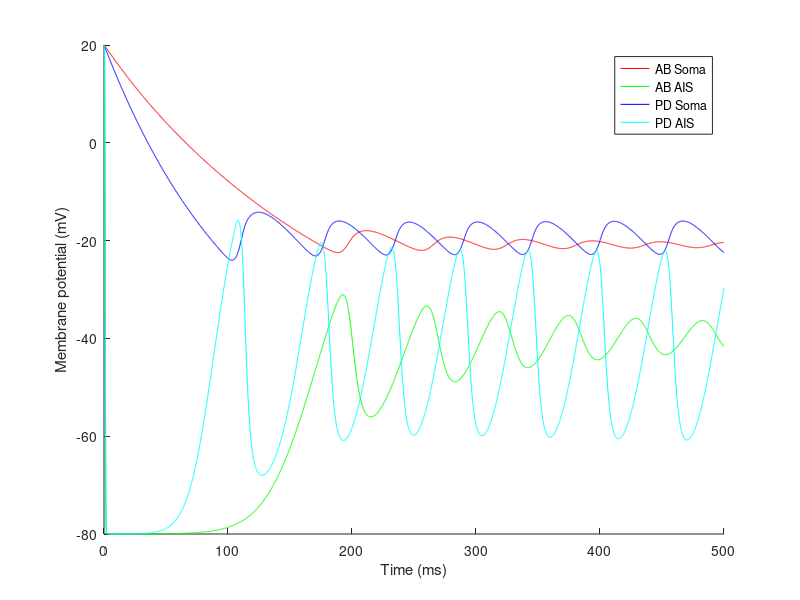

Source code (MATLAB):
% This model is based on Soto-Trevino et all 2005 and adds Q10's.

% TODO
%   Add Q10s
%   Check signs on all currents - DONE
%   Add RK4 integration


function model()
    tic
    AB = 1; % Enumerate cell types.
    PD = 2;
    Soma = 1; % Enumerate compartments.
    AIS  = 2; % (Axon initial segment.)
    
    % Model parameters %
    dt                  = 0.1*10^-3;  % [s] Time step
    I_inj               = [0 0];       % [Amp] Current injection [AB_soma PD_soma]
    sim_length          = 0.5;         % [s] Simulation length
    num_neurons         = 2;           % Number of neurons
    num_channels        = 10;          % Number of ion channel types.
    num_compartments    = 2;           % Number of compartments per neuron. Compartment 1 is soma. Compartment 2 is spike initiation zone.
%     g_gap               = 0.75*10^-6; % [S] Conductance between the soma of the two neurons.
%     neurons(AB).g_axial = 0.3 *10^-6; % [S] Conductance between the two compartments of the AB neuron.
%     neurons(PD).g_axial = 1.05*10^-6; % [S] Conductance between the two compartments of the PD neuron.

    % Testing with no connections between compartments.
     g_gap               = 0;     % [S] Conductance between the soma of the two neurons.
     neurons(AB).g_axial = 0;     % [S] Conductance between the two compartments of the AB neuron.
     neurons(PD).g_axial = 0;     % [S] Conductance between the two compartments of the PD neuron.    
    
    neurons(AB).compartments(AIS).C  =  1.5*10^-9; % [F] Capacitance of each compartment.
    neurons(AB).compartments(Soma).C =  9.0*10^-9; % [F]
    neurons(PD).compartments(AIS).C  =  6.0*10^-9; % [F]
    neurons(PD).compartments(Soma).C = 12.0*10^-9; % [F]
    
    % Constants for Ca++ dynamics
    R = 8.31447215;  % [J/mol/K] Ideal gas constant
    T = 273.15 + 18; % [Kelvin]  Temperature
    z = +2;          % Charge of Ca++.
    F = 96485.3399;  % [C/mol] Faraday's constant
    Ca_out             = 13000*10^-6; % [M]
    Ca_steady_state    = 0.5*10^-6;   % [M]
    neurons(AB).tau_Ca = 0.303;       % [s]
    neurons(PD).tau_Ca = 0.300;       % [s]
    neurons(AB).F_Ca   = 0.418*10^3;  % [M/A]
    neurons(PD).F_Ca   = 0.515*10^3;  % [M/A]

    % Reversal potentials.
    E_Na   =  50; % [mV] 
    E_K    = -80;
    E_Ca   =   0; % (Placeholder. Nernst calculation later.)
    E_Nap  =  50;
    E_H    = -20;
    E_KCa  = -80;
    E_A    = -80;
    E_proc =   0;
    E_all = [E_Na E_K E_Ca E_Ca E_Nap E_H E_K E_KCa E_A E_proc]*10^-3; % [V] Store reversal potentials in vector which matches the channel vector. (Ca values are placeholders.)

    % Maximal conductances
    %      Channels are:
    %      (AIS)  NA   K     (soma) CaT   CaS nap   H      K       KCa     A      proc   
    g_max_all = [ 300  52.5         55.2  9   2.7   0.054  1890    6000    200    570; ...       % AB % [S] Conductance values for all (non-leak) channels.
                 1100  150          22.5  60  4.38  0.219  1576.8  251.85  39.42  0   ]*10^-6;   % PD

             
%    g_max_all = [0 0         0 0 0 0 0 0 0 0; 0 0          0 0 0 0 0 0 0 0 ];
    %g_max_all = [300 52.5    0 0 0 0 0 0 0 0; 1100 150     0 0 0 0 0 0 0 0 ]*10^-6; % Just turn on AIS conductances.
    
    % Just turn on soma conductances.
%     g_max_all = [ 0  0          55.2  9   2.7   0.054  1890    6000    200    570; ...       % AB % [S] Conductance values for all (non-leak) channels.
%                   0  0          22.5  60  4.38  0.219  1576.8  251.85  39.42  0   ]*10^-6;   % PD    

         % Channel  Na  K(AIS)  CaT  CaS  nap  h   K(soma) KCa  A   proc
    a_exponents = [ 3   4       3    3    3    1   4       4    3   1     ; ... % AB
                    3   4       3    3    3    1   4       4    4   1    ];    % PD
    b_exponents = [ 1   0       1    0    1    0   0       0    1   0    ];    % Both AB and PD    
    
    % Leak conductances
    %              Soma  AIS
	g_leaks   = [  0.045 0.0018;   ...     % AB % [S] Leak conductances [AB-soma, AB-AIS; PD-soma PD-AIS] (Note: Compartment order different than for g_max_all.)
                   0.105 0.00081 ]*10^-6;  % PD
               
    % Leak reversal potentials
    %              Soma  AIS
    E_leak     = [ -50   -60;  ...         % AB [V]
                   -55   -55  ] * 10^-3;   % PD
    
    % Starting conditions
    starting_voltage = +20*10^-3; % [V] 
    for neuron = 1:num_neurons
        for compartment = 1:num_compartments 
            neurons(neuron).compartments(compartment).voltage = starting_voltage; 
        end
        neurons(neuron).Ca = Ca_steady_state; % Ca++ concentration in soma. (Axon lacks Ca++ gated or permiable channels.)
        for channel = 1:num_channels
            neurons(neuron).channels(channel).m = 0; % Begin with all channels closed.
            neurons(neuron).channels(channel).h = 0;
        end
    end
        

    % History variables
    V_hist = zeros(num_neurons, num_compartments, ceil(sim_length/dt));
    %I_hist = zeros(num_neurons, num_channels+1,     ceil(sim_length/dt)); % +1 is for leak channel.
    global Na K_AIS CaT CaS nap H K_soma KCa A proc Leak_AIS Leak_soma
    Na=1; K_AIS=2; CaT=3; CaS=4; nap=5; H=6; K_soma=7; KCa=8; A=9; proc=10;Leak_AIS=11;Leak_soma=12; % Enumeration of all the currents.
    time_step = 1;
    
    %%%%%%%%%%%%%%%%%
    %   Main Loop   %
    %%%%%%%%%%%%%%%%%
    tic
    for sim_time = dt:dt:sim_length

        disp('xxxxxxxxxxxxxxxxxxxxxxxxxxxxxxxxxxxxxxxxxxxxxxxxxxxxxxxxxxxxxxxxxxxxxxxxxxxxxxxxxxxxxxxxxxx')

        %%%%%%%%%%%%%%%%%%%%%%%%%%%%%%%%%%%%%%%%%%%%%%
        % Find channel activation and inactivations  %
        %%%%%%%%%%%%%%%%%%%%%%%%%%%%%%%%%%%%%%%%%%%%%%
        for neuron = 1:num_neurons
            Ca = neurons(neuron).Ca;
            for channel = 1:num_channels
                if channel <= 2, compartment = Soma; else compartment = AIS; end % First two channels are in axon initial segment.
                V = neurons(neuron).compartments(compartment).voltage; % [V]
                [m h] = get_channel_state(neuron, channel, V, Ca, neurons(neuron).channels(channel).m, neurons(neuron).channels(channel).h, dt);
                neurons(neuron).channels(channel).m = m;
                neurons(neuron).channels(channel).h = h;
            end
        end
        
        %%%%%%%%%%%%%%%%%%%%%%%%%%%%%%%%%%%
        % Calculate channel conductances  %
        %%%%%%%%%%%%%%%%%%%%%%%%%%%%%%%%%%%

        % Find channel conductances
        for neuron = 1:num_neurons
            % Find Ca reversal potential via Nernst equation.
            Ca_in = neurons(neuron).Ca;
            E_Ca = R*T/(z*F)*log(Ca_out/Ca_in);
            E_all(3) = 0; %%%%%%%%%%% TESTING E_Ca; % Set reversal values for Ca++. 
            E_all(4) = 0; %%%%%%%%%%% TESTING E_Ca;
            
            for channel = 1:num_channels
                m = neurons(neuron).channels(channel).m;
                h = neurons(neuron).channels(channel).h;
                g_max = g_max_all(neuron, channel); 
                
                a = a_exponents(neuron, channel);
                b = b_exponents(channel);
                
                g_channel = g_max * m^a * h^b;
                g_channels(neuron, channel) = g_channel;

                if ((g_channel ~= abs(g_channel) && -g_channel ~= abs(g_channel)) || (g_channel < 0) ) % Testing for imaginary or negative component.
                    disp ('Imaginary or negative conductance. Stopping.'); STOP
                end                
            end
        end
        

        %%%%%%%%%%%%%%%%%%%%%%%%%%%%%%%%%%%%%%%%
        % Find new voltage of each compartment %      
        %%%%%%%%%%%%%%%%%%%%%%%%%%%%%%%%%%%%%%%% 

        % Find coupling current
        dV_neurons = neurons(PD).compartments(Soma).voltage - neurons(AB).compartments(Soma).voltage;
        coupling_current =  dV_neurons * g_gap; % NOTE: *Positive* current if PD is at higher potential. (Current flows into cell AB.)
        
        % Find currents within each neuron
        for neuron = 1:num_neurons
            disp('..................Starting new neuron')
            % Sum the currents for each compartment
            dV_axial = neurons(neuron).compartments(Soma).voltage - neurons(neuron).compartments(AIS).voltage; % NOTE: Positive for current flowing into AIS from soma.
            axial_current   = dV_axial * neurons(neuron).g_axial;
            if axial_current ~= 0, STOP; end %%%%% TESTING uncoupled compartments should have no axial current.
            coupling_current_direction = ((neuron==1)*2 -1); % +1 for cell 1. -1 for cell 2.
    
            I_weighted_sum    = zeros(1, num_compartments); % Sum of single steady state channel currents gives weighted sum of their contributions at steady state.
            current_sum       = zeros(1, num_compartments); % Sum of all currents     (active, leak, axial, gap and applied).
            conductance_sum   = zeros(1, num_compartments); % Sum of all conductances (active, leak, axial and gap)
            
            for compartment = 1:num_compartments
                disp ('----------------------------Starting new compartment')                
%                V = neurons(neuron).compartments(compartment).voltage;
                if compartment == AIS, channels = 1:2; else channels = 3:num_channels; end
                for channel = channels % Iterate through the set of channels.
                disp('+++++++++Starting new channel')
                if channel<4 %%%%%%%%%% TESTING

                     channel_current = g_channels(neuron, channel)* (E_all(channel) -V);
%                     if (channel ==3 || channel == 4) % Record Ca++ channel currents (CaT and CaS) for later use in finding new [Ca++].
%                         neurons(neuron).channels(channel).I = channel_current;
%                     end
                    %I_hist(neuron, channel, time_step) =  channel_current;
                    current_sum(compartment) = current_sum(compartment) + channel_current; 
                    I_weight     = g_channels(neuron, channel)*  E_all(channel); % Single channel current weight.
                    I_weighted_sum(compartment)  = I_weighted_sum(compartment)  + I_weight;
                    if channel <4   %%%%%%% TESTING
                    conductance_sum(compartment) = conductance_sum(compartment) + g_channels(neuron, channel);

                    neuron
                    compartment
                    channel
                    conductance_sum
                    end

                end
                end

                I_leak_weight  =  g_leaks(neuron, compartment)*(E_leak(neuron, compartment) ) ;
                %leak_current   =  g_leaks(neuron, compartment)*(E_leak(neuron, compartment) -V) ;
                %I_hist(neuron, Leak_soma, time_step) = leak_current;
                if compartment == Soma
                    disp('soma')
                    conductance_sum(Soma)
                    g_leaks(neuron, Soma)
                    conductance_sum(Soma) = conductance_sum(Soma) + g_leaks(neuron, Soma); % TESTING %%%%%%%%%%%%+ neurons(neuron).g_axial + g_gap;
                    I_weighted_sum(Soma)  = I_weighted_sum(Soma)  + I_leak_weight + axial_current + coupling_current*coupling_current_direction + I_inj(compartment);
                    %current_sum(Soma)     = current_sum(Soma)     + leak_current  + axial_current + coupling_current*coupling_current_direction + I_inj(compartment);
                else
                    if compartment ~= AIS, STOP; end
                    disp('AIS')
                    conductance_sum(AIS)
                    g_leaks(neuron, AIS)                    
                    conductance_sum(AIS)  = conductance_sum(AIS)  + g_leaks(neuron, AIS); %%%%%%%%% TESTING + neurons(neuron).g_axial;
                    I_weighted_sum(AIS)   = I_weighted_sum(AIS)   + I_leak_weight + axial_current;
                    %current_sum(AIS)      = current_sum(AIS)      + leak_current  + axial_current;                
                end
                disp ('++++++++Added soma leak conductance.')
                neuron
                compartment
                conductance_sum                
                
            end
 
            % Now calculate new voltage from currents.
            for compartment = 1:num_compartments
                V = neurons(neuron).compartments(compartment).voltage;
                V_inf  =  I_weighted_sum(compartment)/conductance_sum(compartment);   % Weighted sum of reversal potentials.
                integration_method = 'exp_Euler';
                switch integration_method
                    case 'exp_Euler'
                        tau_V  =  neurons(neuron).compartments(compartment).C/(conductance_sum(compartment));   % Membrane time constant.
                        neurons(neuron).compartments(compartment).voltage      =  V_inf + (V-V_inf)*exp(-dt/tau_V);
                    case 'forward_Euler'
                        dV = current_sum(compartment)/neurons(neuron).compartments(compartment).C*dt;
                        neurons(neuron).compartments(compartment).voltage = V + dV;
                end
            end

            % Record history.
            V_hist(neuron, Soma, time_step) = neurons(neuron).compartments(Soma).voltage;
            V_hist(neuron, AIS,  time_step) = neurons(neuron).compartments(AIS ).voltage;
        end
        
        %%%%%%%%%%%%%%%%%%%%%
        % Calculate [Ca++]  %
        %%%%%%%%%%%%%%%%%%%%%
        
        for neuron = 1:num_neurons       
            I_CaT =  0; %%%%% TESTING neurons(neuron).channels(3).I;
            I_CaS =  0; %%%%% TESTING neurons(neuron).channels(4).I;            
            I_Ca  = I_CaT + I_CaS; 
            Ca = neurons(neuron).Ca;
            F_Ca = neurons(neuron).F_Ca;
            tau_Ca = neurons(neuron).tau_Ca;
            integration = 'ExpEuler';
            switch integration
                case 'RK4'
                    k1 = ( -F_Ca * I_Ca -  Ca              + Ca_steady_state) / tau_Ca;
                    k2 = ( -F_Ca * I_Ca - (Ca + 0.5*dt*k1) + Ca_steady_state) / tau_Ca;
                    k3 = ( -F_Ca * I_Ca - (Ca + 0.5*dt*k2) + Ca_steady_state) / tau_Ca;
                    k4 = ( -F_Ca * I_Ca - (Ca +     dt*k3) + Ca_steady_state) / tau_Ca;
                    dCa = (1/6)*dt*(k1 + 2*k2 + 2*k3 + k4);
                    neurons(neuron).Ca = Ca + dCa;
                case 'ForwardEuler'
                    dCa = (-F_Ca * I_Ca - Ca + Ca_steady_state) / tau_Ca * dt;
                    neurons(neuron).Ca = neurons(neuron).Ca + dCa;
                case 'ExpEuler'
                    neurons(neuron).Ca = Ca_steady_state + (Ca - Ca_steady_state)*exp(-dt/tau_Ca);  %inf + (curr - inf)*exp(-dt/tau); 
                otherwise
                    STOP
            end
            if (neurons(neuron).Ca < 0)
                disp('Negative [Ca++] value. Stopping'); STOP
            end
        end
        
        %%% Update and display time step.
        if sim_time/100 == floor(sim_time/100),
            disp(num2str(sim_time))
        end
        time_step = time_step+1;
        disp(num2str(time_step))
    end % End main loop
    toc
    
    %%%%%%%%%%%%%%%%%
    % Draw Figures  %
    %%%%%%%%%%%%%%%%%
    
    figure
    hold on
        plot( (dt:dt:sim_length)*1000, squeeze(V_hist(AB,Soma,:))*1000, 'r')
        plot( (dt:dt:sim_length)*1000, squeeze(V_hist(AB,AIS, :))*1000, 'g')
        plot( (dt:dt:sim_length)*1000, squeeze(V_hist(PD,Soma,:))*1000, 'b')
        plot( (dt:dt:sim_length)*1000, squeeze(V_hist(PD,AIS, :))*1000, 'c')
        legend('AB Soma','AB AIS','PD Soma','PD AIS')
        xlabel('Time (ms)')
        ylabel('Membrane potential (mV)')
    hold off
    
%     for neuron = 1:num_neurons
%     figure
%     hold on
%         plot( (dt:dt:sim_length)*1000, squeeze(I_hist(neuron,       CaT,:))*1000, 'r')
%         plot( (dt:dt:sim_length)*1000, squeeze(I_hist(neuron,       CaS,:))*1000, 'g')
%         plot( (dt:dt:sim_length)*1000, squeeze(I_hist(neuron,       nap,:))*1000, 'b')
%         plot( (dt:dt:sim_length)*1000, squeeze(I_hist(neuron,         H,:))*1000, 'c')
%         plot( (dt:dt:sim_length)*1000, squeeze(I_hist(neuron,    K_soma,:))*1000, 'y')
%         plot( (dt:dt:sim_length)*1000, squeeze(I_hist(neuron,       KCa,:))*1000, 'm')
%         plot( (dt:dt:sim_length)*1000, squeeze(I_hist(neuron,         A,:))*1000, 'k')
%         if neuron==AB, plot( (dt:dt:sim_length)*1000, squeeze(I_hist(neuron,      proc,:))*1000, 'r.'), end % No proctolin current in PD.
%         plot( (dt:dt:sim_length)*1000, squeeze(I_hist(neuron, Leak_soma,:))*1000, 'g.')
%         if neuron== AB
%             legend('Ca_T','Ca_S','nap','H','K soma','K_C_a','A','proctolin', 'Leak soma')
%         else
%             legend('Ca_T','Ca_S','nap','H','K soma','K_C_a','A',             'Leak soma')
%         end
%         
%         if neuron==1
%             title('AB soma currents')
%         else
%             title('PD soma currents')
%         end
%     hold off
%     end
    
end % End function


%%%%%%%%%%%%%%
% Functions  %
%%%%%%%%%%%%%%

function [m, h] = get_channel_state(neuron, channel, V, Ca, old_m, old_h, dt)
    if neuron == 1, neuron_type = 1; else neuron_type = 2; end
    
    V  = V  * 1000; % Convert voltage from V to mV for use in functions table. (Elsewhere voltage is always in Volts.)
    Ca = Ca * 10^6; % Convert intracellular [Ca++] from Mol to μM. (Elsewhere [Ca++] is always in Mol.)

    % Channel dynamics functions table.
    Na=1; K_AIS=2; CaT=3; CaS=4; nap=5; H=6; K_soma=7; KCa=8; A=9; proc=10; % Enumeration of all the currents.

    switch channel
        case Na % I_Na (Axon initial segment)
            m_inf = sigmoid(-1, 24.7, 5.29, V);
            h_inf = sigmoid(+1, 48.9, 5.18, V);
            tau_m = tau_sigmoid(1.32, -1.26, -1,  120, 25, V);
            tau_h = tau_sigmoid(0,     0.67, -1, 62.9, 10, V)  * tau_sigmoid(1.5, 1, +1, 34.9, 3.6, V);

        case CaT % I_CaT
            m_inf = sigmoid(-1, 25, 7.2, V);
            h_inf = sigmoid(+1, 36, 7  , V);
            tau_m = tau_sigmoid(55, -49.5, -1, 58, 17, V);
            switch neuron_type
                case 1 % AB
                    tau_h = tau_sigmoid(87.5,  -75, -1, 50, 16.9, V);
                case 2 % PD
                    tau_h = tau_sigmoid(350,  -300, -1, 50, 16.9, V);
                otherwise 
                    STOP
            end
            
        case CaS % I_CaS
            m_inf = sigmoid(-1, 22.5, 8.5, V);
            tau_m = tau_sigmoid(16, -13.1, -1, 25.1, 26.4, V);
            
        case nap % I_NaP
            m_inf = sigmoid(-1, 26.8, 8.2, V);
            h_inf = sigmoid( 1, 48.5, 4.8, V);
            tau_m = tau_sigmoid(19.8, -10.7, -1, 26.5,  8.6,  V);
            tau_h = tau_sigmoid(666,  -379,  -1, 33.6,  11.7, V);
            
        case H % I_h
            m_inf = sigmoid( 1, 70, 6, V);
            tau_m = tau_sigmoid(272, +1499, -1, 42.2, 8.73, V);
            
        case {K_AIS, K_soma} % I_K {axon initial segment, soma}
            m_inf = sigmoid(-1, 14.2, 11.8, V);
            tau_m = tau_sigmoid( 7.2, -6.4, -1, 28.3, 19.2, V);
            
        case KCa % I_KCa
            switch neuron_type
                case 1
                    m_inf = Ca/(Ca + 30) * sigmoid(-1, 51, 4, V);
                case 2
                    m_inf = Ca/(Ca + 30) * sigmoid(-1, 51, 8, V);
                otherwise 
                    STOP
            end        
            tau_m = tau_sigmoid(90.3, -75.09, -1, 46, 22.7, V);
            
        case A % I_A 
            m_inf = sigmoid( -1, 27,   8.7,  V);
            h_inf = sigmoid( +1, 56.9, 4.9,  V);
            tau_m = tau_sigmoid( 11.6, -10.4, -1, 32.9, 15.2,  V);
            tau_h = tau_sigmoid( 38.6, -29.2, -1, 38.9, 26.5,  V);    
            
        case proc % I_proc
            m_inf = sigmoid( -1, 12, 3.05,   V);
            tau_m = 0.5*10^-3;
            
        otherwise
            STOP
                        
    end
    
    
    % Integrate to find m and h at next time step.
    m = m_inf + (old_m - m_inf)*exp(-dt/tau_m);       %inf + (curr - inf)*exp(-dt/tau); % Exp Euler.
    switch channel
        case {K_AIS, CaS, H, K_soma, KCa, proc} % Channels which do not inactivate.
            h = 1;
        case {Na, CaT, nap, A} % Channels which inactivate.
            h = h_inf + (old_h - h_inf)*exp(-dt/tau_h);       %inf + (curr - inf)*exp(-dt/tau); 
        otherwise
            STOP
    end
    if (false)
        dm = (m_inf - old_m)/tau_m * dt;  % OLD CODE: Forward Euler.
        dh = (h_inf - old_h)/tau_h * dt;
        m = old_m + dm;
        h = old_h + dh;
    end
    if (m < 0 || m > 1 ), disp ('m out of range. Stopping.'); STOP; end
    if (h < 0 || h > 1 ), disp ('h out of range. Stopping.'); STOP; end
    
end

% Sigmoid functions for calculating channel dynamics
function [answer] = sigmoid(a,b,c, V)
    answer = 1/(1+exp(a*(V+b)/c));
end

function[tau] = tau_sigmoid(a, b, c, d, e, V)
        tau = (a + b/(1+exp(c*(V+d)/e)))*10^-3;
end